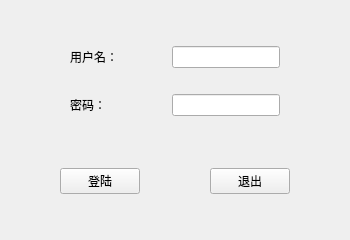
<?xml version="1.0" encoding="UTF-8"?>
<ui version="4.0">
 <class>MainWindow</class>
 <widget class="QMainWindow" name="MainWindow">
  <property name="enabled">
   <bool>true</bool>
  </property>
  <property name="geometry">
   <rect>
    <x>0</x>
    <y>0</y>
    <width>350</width>
    <height>240</height>
   </rect>
  </property>
  <property name="minimumSize">
   <size>
    <width>350</width>
    <height>240</height>
   </size>
  </property>
  <property name="maximumSize">
   <size>
    <width>700</width>
    <height>480</height>
   </size>
  </property>
  <property name="windowTitle">
   <string>登录窗口</string>
  </property>
  <widget class="QWidget" name="centralWidget">
   <layout class="QVBoxLayout" name="verticalLayout">
    <item>
     <widget class="QWidget" name="widget" native="true">
      <property name="sizePolicy">
       <sizepolicy hsizetype="Preferred" vsizetype="Fixed">
        <horstretch>0</horstretch>
        <verstretch>0</verstretch>
       </sizepolicy>
      </property>
      <layout class="QGridLayout" name="gridLayout">
       <item row="0" column="3">
        <widget class="QLineEdit" name="lineEdit"/>
       </item>
       <item row="0" column="4">
        <spacer name="horizontalSpacer_2">
         <property name="orientation">
          <enum>Qt::Horizontal</enum>
         </property>
         <property name="sizeHint" stdset="0">
          <size>
           <width>40</width>
           <height>20</height>
          </size>
         </property>
        </spacer>
       </item>
       <item row="2" column="1">
        <widget class="QLabel" name="label_2">
         <property name="text">
          <string>密码：</string>
         </property>
        </widget>
       </item>
       <item row="0" column="2">
        <spacer name="horizontalSpacer_3">
         <property name="orientation">
          <enum>Qt::Horizontal</enum>
         </property>
         <property name="sizeHint" stdset="0">
          <size>
           <width>40</width>
           <height>20</height>
          </size>
         </property>
        </spacer>
       </item>
       <item row="2" column="0">
        <spacer name="horizontalSpacer_4">
         <property name="orientation">
          <enum>Qt::Horizontal</enum>
         </property>
         <property name="sizeHint" stdset="0">
          <size>
           <width>40</width>
           <height>20</height>
          </size>
         </property>
        </spacer>
       </item>
       <item row="2" column="2">
        <spacer name="horizontalSpacer_5">
         <property name="orientation">
          <enum>Qt::Horizontal</enum>
         </property>
         <property name="sizeHint" stdset="0">
          <size>
           <width>40</width>
           <height>20</height>
          </size>
         </property>
        </spacer>
       </item>
       <item row="0" column="0">
        <spacer name="horizontalSpacer">
         <property name="orientation">
          <enum>Qt::Horizontal</enum>
         </property>
         <property name="sizeHint" stdset="0">
          <size>
           <width>40</width>
           <height>20</height>
          </size>
         </property>
        </spacer>
       </item>
       <item row="2" column="3">
        <widget class="QLineEdit" name="lineEdit_2">
         <property name="echoMode">
          <enum>QLineEdit::Password</enum>
         </property>
        </widget>
       </item>
       <item row="0" column="1">
        <widget class="QLabel" name="label">
         <property name="text">
          <string>用户名：</string>
         </property>
        </widget>
       </item>
       <item row="2" column="4">
        <spacer name="horizontalSpacer_6">
         <property name="orientation">
          <enum>Qt::Horizontal</enum>
         </property>
         <property name="sizeHint" stdset="0">
          <size>
           <width>40</width>
           <height>20</height>
          </size>
         </property>
        </spacer>
       </item>
       <item row="1" column="1">
        <spacer name="verticalSpacer">
         <property name="orientation">
          <enum>Qt::Vertical</enum>
         </property>
         <property name="sizeHint" stdset="0">
          <size>
           <width>20</width>
           <height>20</height>
          </size>
         </property>
        </spacer>
       </item>
      </layout>
     </widget>
    </item>
    <item>
     <widget class="QWidget" name="widget_2" native="true">
      <property name="sizePolicy">
       <sizepolicy hsizetype="Preferred" vsizetype="Fixed">
        <horstretch>0</horstretch>
        <verstretch>0</verstretch>
       </sizepolicy>
      </property>
      <layout class="QHBoxLayout" name="horizontalLayout">
       <item>
        <spacer name="horizontalSpacer_8">
         <property name="orientation">
          <enum>Qt::Horizontal</enum>
         </property>
         <property name="sizeHint" stdset="0">
          <size>
           <width>40</width>
           <height>20</height>
          </size>
         </property>
        </spacer>
       </item>
       <item>
        <widget class="QPushButton" name="pushButton">
         <property name="text">
          <string>登陆</string>
         </property>
        </widget>
       </item>
       <item>
        <spacer name="horizontalSpacer_7">
         <property name="orientation">
          <enum>Qt::Horizontal</enum>
         </property>
         <property name="sizeHint" stdset="0">
          <size>
           <width>67</width>
           <height>20</height>
          </size>
         </property>
        </spacer>
       </item>
       <item>
        <widget class="QPushButton" name="pushButton_2">
         <property name="text">
          <string>退出</string>
         </property>
        </widget>
       </item>
       <item>
        <spacer name="horizontalSpacer_9">
         <property name="orientation">
          <enum>Qt::Horizontal</enum>
         </property>
         <property name="sizeHint" stdset="0">
          <size>
           <width>40</width>
           <height>20</height>
          </size>
         </property>
        </spacer>
       </item>
      </layout>
     </widget>
    </item>
   </layout>
  </widget>
 </widget>
 <layoutdefault spacing="6" margin="11"/>
 <resources/>
 <connections/>
</ui>
